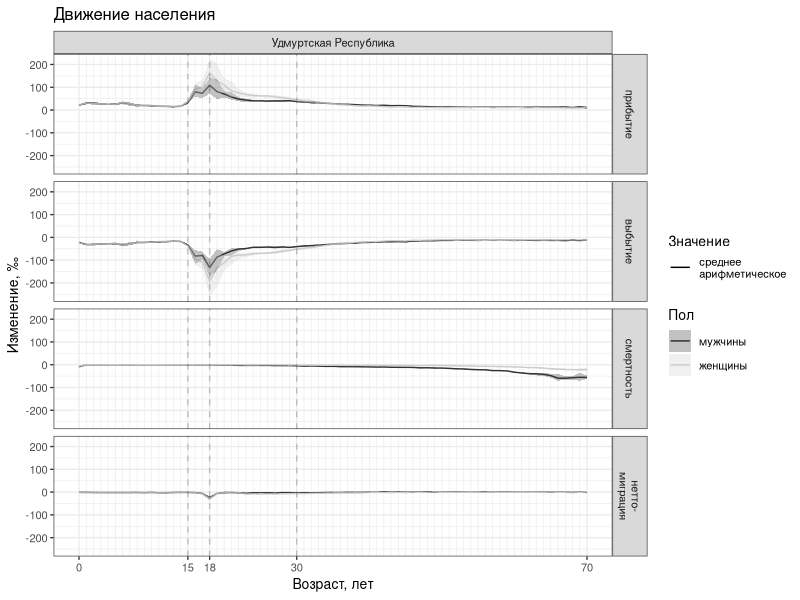
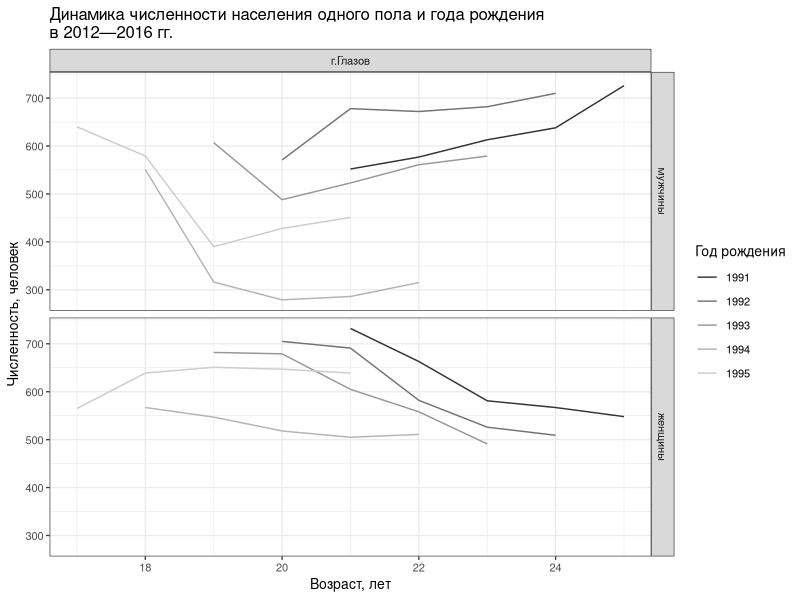
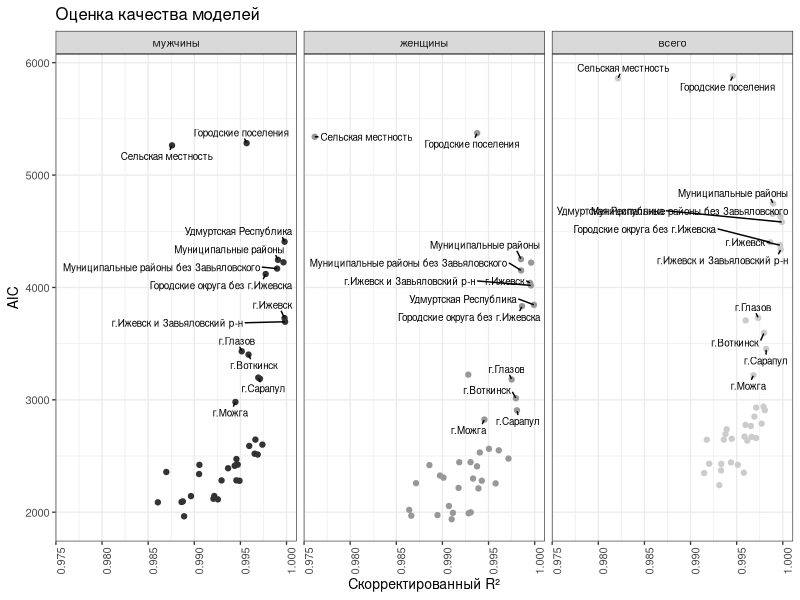
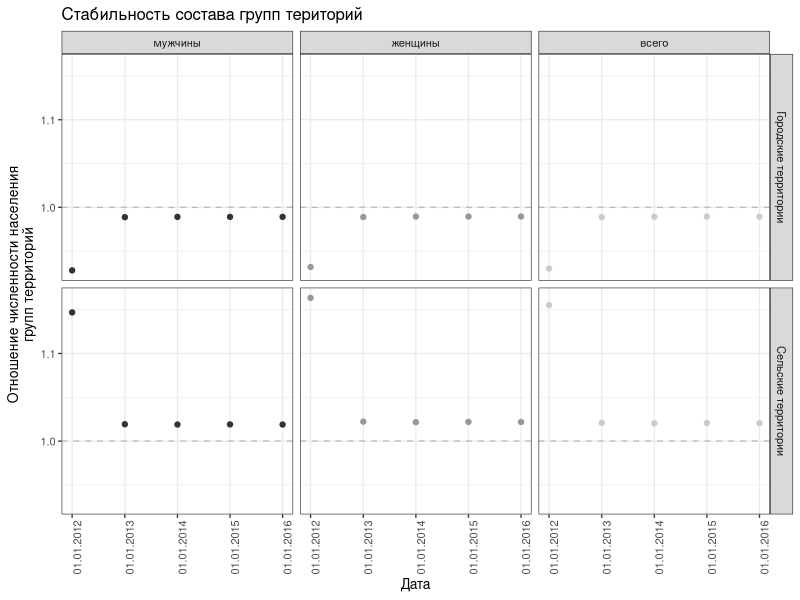
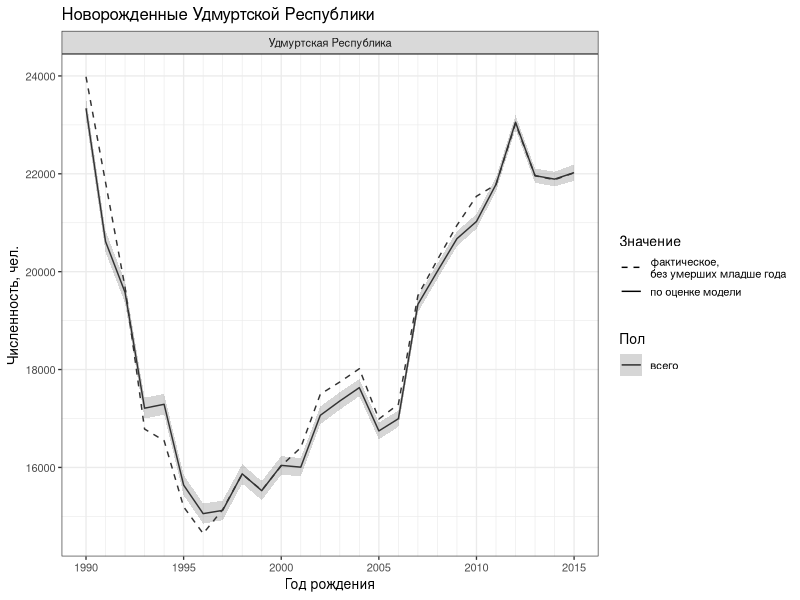
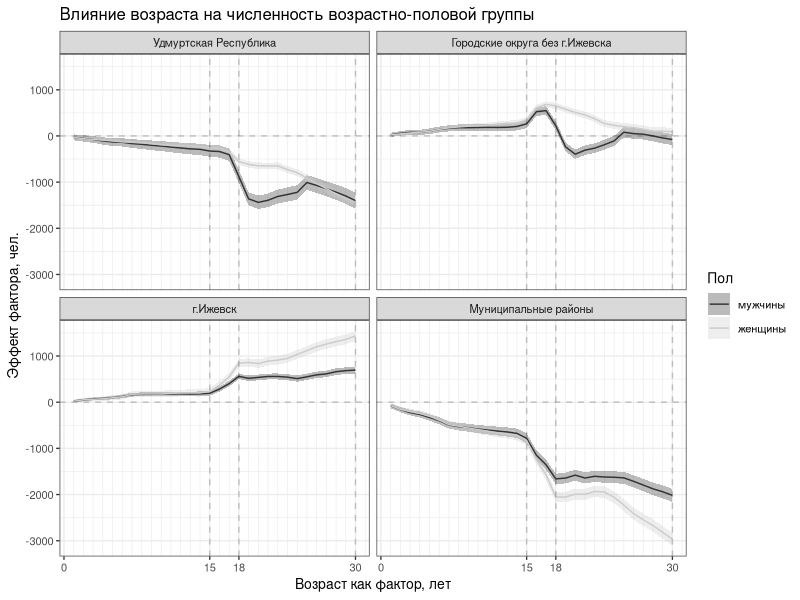
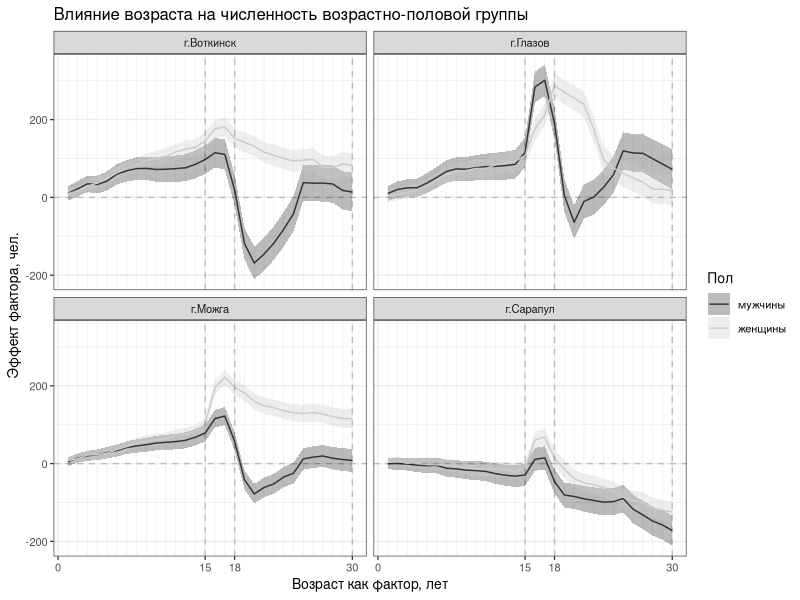
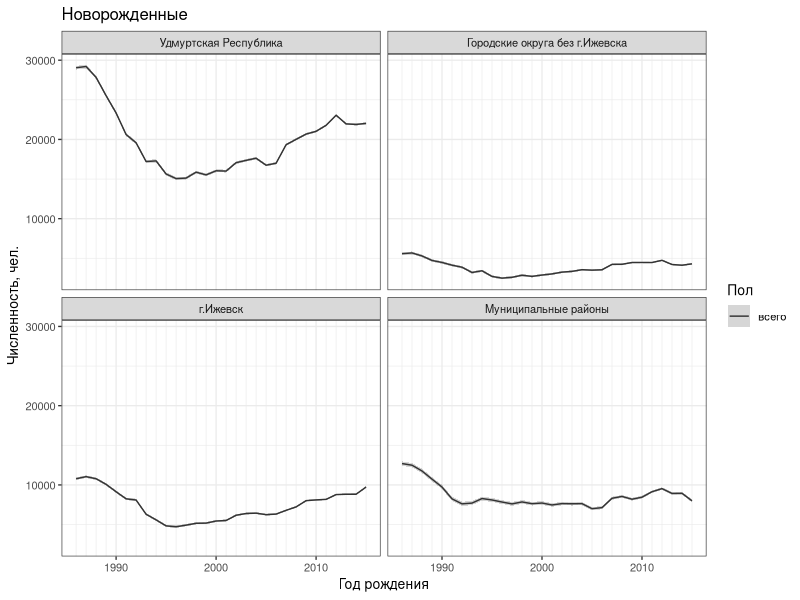

The R source for these figures, in order:

# setup_project -----------------------------------------------------------

library(tidyverse)
library(ggrepel)

theme_set(theme_bw(base_size = 10))

# read_data ---------------------------------------------------------------

DB_population <- read_csv("data/DB_population.csv")
DB_events <- read_csv("data/DB_events.csv")

inf_area <- data_frame(
  levels = c(
    "Всего по республике", "Городские поселения", "Городские округа", 
    "Городские округа без г. Ижевска", "г. Ижевск", "г. Ижевск и Завьяловский р-н", 
    "г. Воткинск", "г. Глазов", "г. Можга", "г. Сарапул", 
    "Сельская местность", "Муниципальные районы", 
    "Муниципальные районы без Завьяловского", 
    "Алнашский", "Балезинский", "Вавожский", 
    "Воткинский", "Глазовский", "Граховский", "Дебесский", 
    "Завьяловский", "Игринский", "Камбарский", 
    "Каракулинский", "Кезский", "Кизнерский", 
    "Киясовский", "Красногорский", "Малопургинский", 
    "Можгинский", "Сарапульский", "Селтинский", 
    "Сюмсинский", "Увинский", "Шарканский", 
    "Юкаменский", "Якшур-Бодьинский", "Ярский"
  ),
  labels = c(
    "Удмуртская Республика", "Городские поселения", "Городские округа", 
    "Городские округа без г.Ижевска", "г.Ижевск", "г.Ижевск и Завьяловский р-н", 
    "г.Воткинск", "г.Глазов", "г.Можга", "г.Сарапул", 
    "Сельская местность", "Муниципальные районы", 
    "Муниципальные районы без Завьяловского", 
    "Алнашский", "Балезинский", "Вавожский", 
    "Воткинский", "Глазовский", "Граховский", "Дебесский", 
    "Завьяловский", "Игринский", "Камбарский", 
    "Каракулинский", "Кезский", "Кизнерский", 
    "Киясовский", "Красногорский", "Малопургинский", 
    "Можгинский", "Сарапульский", "Селтинский", 
    "Сюмсинский", "Увинский", "Шарканский", 
    "Юкаменский", "Якшур-Бодьинский", "Ярский"
  )
)

inf_gender <- data_frame(
  levels = c("male", "female", "both"),
  labels = c("мужчины", "женщины", "всего")
)

# preparation_data --------------------------------------------------------

# - добавлены суммарные данные муниципальных районов;

DB_population <- bind_rows(
  DB_population %>% 
    filter(area %in% c(
      "Алнашский", "Балезинский", "Вавожский", "Воткинский", "Глазовский",
      "Граховский", "Дебесский", "Завьяловский", "Игринский", "Камбарский",
      "Каракулинский", "Кезский", "Кизнерский", "Киясовский", "Красногорский",
      "Малопургинский", "Можгинский", "Сарапульский", "Селтинский",
      "Сюмсинский", "Увинский", "Шарканский", "Юкаменский",
      "Якшур-Бодьинский", "Ярский"
    )) %>% 
    group_by(n_year, age, gender) %>% 
    summarise(area = "Муниципальные районы", value = sum(value)) %>% 
    ungroup(),
  DB_population
)

# - добавлены суммарные данные городских округов;

DB_population <- bind_rows(
  DB_population %>% 
    filter(area %in% c(
      "г. Ижевск", "г. Воткинск", "г. Глазов", "г. Можга", "г. Сарапул"
    )) %>% 
    group_by(n_year, age, gender) %>% 
    summarise(area = "Городские округа", value = sum(value)) %>% 
    ungroup(),
  DB_population
)

# - добавлены суммарные данные городских округов без г. Ижевска;

DB_population <- bind_rows(
  DB_population %>% 
    filter(area %in% c(
      "г. Воткинск", "г. Глазов", "г. Можга", "г. Сарапул"
    )) %>% 
    group_by(n_year, age, gender) %>% 
    summarise(area = "Городские округа без г. Ижевска", value = sum(value)) %>% 
    ungroup(),
  DB_population
)

# - добавлены данные агломерации г. Ижевска и Завьяловского муниципального района;

DB_population <- bind_rows(
  DB_population %>% 
    filter(area %in% c(
      "г. Ижевск", "Завьяловский"
    )) %>% 
    group_by(n_year, age, gender) %>% 
    summarise(area = "г. Ижевск и Завьяловский р-н", value = sum(value)) %>% 
    ungroup(),
  DB_population
)

# - добавлены данные муниципальных районов без Завьяловского;

DB_population <- bind_rows(
  DB_population %>% 
    filter(area %in% c(
      "Алнашский", "Балезинский", "Вавожский", "Воткинский", "Глазовский",
      "Граховский", "Дебесский", "Игринский", "Камбарский",
      "Каракулинский", "Кезский", "Кизнерский", "Киясовский", "Красногорский",
      "Малопургинский", "Можгинский", "Сарапульский", "Селтинский",
      "Сюмсинский", "Увинский", "Шарканский", "Юкаменский",
      "Якшур-Бодьинский", "Ярский"
    )) %>% 
    group_by(n_year, age, gender) %>% 
    summarise(area = "Муниципальные районы без Завьяловского", value = sum(value)) %>% 
    ungroup(),
  DB_population
)

# - добавлены суммарные данные обоих полов;

DB_population <- 
  DB_population %>% 
  spread(gender, value) %>% 
  mutate(both = male + female) %>% 
  gather(gender, value, both, male, female)

DB_population <- DB_population %>% 
  mutate(
    area = factor(
      area,
      levels = inf_area$levels,
      labels = inf_area$labels
    ),
    gender = factor(
      gender,
      levels = inf_gender$levels,
      labels = inf_gender$labels
    )
  )

DB_events <- 
  DB_events %>% 
  mutate(
    area = factor(
      area,
      levels = inf_area$levels,
      labels = inf_area$labels
    ),
    gender = factor(
      gender,
      levels = inf_gender$levels,
      labels = inf_gender$labels
    )
  )

AA_population <- 
  inner_join(
    DB_population,
    DB_population %>% 
      mutate(n_year = n_year - 1, age = age - 1),
    by = c("area", "age", "gender", "n_year")
  ) %>% 
  mutate(value = (value.x + value.y) / 2) %>% 
  select(- value.x, - value.y) %>% 
  rename(year = n_year)

# illustration_age --------------------------------------------------------

population_events <- DB_events %>% 
  filter(event != "born", !is.na(area)) %>% 
  spread(event, value) %>% 
  mutate(net = arrive - depart, died = - died, depart = - depart) %>% 
  gather(event, value, - year, - age, - area, - gender, na.rm = TRUE) %>% 
  inner_join(
    AA_population,
    by = c("age", "area", "gender", "year")
  ) %>% 
  mutate(value = 1000 * value.x / value.y) %>% 
  group_by(age, area, gender, event) %>% 
  summarise(mean = mean(value), lwr = min(value), upr = max(value))

population_events %>% 
  filter(area == "Удмуртская Республика", age <= 70, gender != "всего") %>% 
  ggplot(aes(x = age)) +
  geom_line(aes(y = mean, color = gender, linetype = "mean")) +
  geom_ribbon(aes(ymin = lwr, ymax = upr, fill = gender), alpha = 0.3) +
  geom_vline(xintercept = c(15, 18, 30), linetype = 2, alpha = 0.2) +
  scale_x_continuous(breaks = c(0, 15, 18, 30, 70), minor_breaks = 1:70) +
  facet_grid(event ~ area, labeller = as_labeller(c(
    'Удмуртская Республика' = "Удмуртская Республика",
    'died' = "смертность",
    'arrive' = "прибытие",
    'depart' = "выбытие",
    'net' = "нетто-\nмиграция"
  ))) +
  labs(
    title = "Движение населения",
    x = "Возраст, лет",
    y = "Изменение, ‰"
  ) +
  scale_linetype_manual(
    name = "Значение",
    values = "solid",
    breaks = "mean",
    labels = "среднее\nарифметическое"
  ) +
  scale_color_grey(name = "Пол") +
  scale_fill_grey(name = "Пол")

# illustration_cohort -----------------------------------------------------

DB_population %>% 
  filter(
    age >= 10, age <= 30,
    gender %in% c("мужчины", "женщины"),
    area == "г.Глазов"
  ) %>% 
  mutate(
    # age_2016 = as.character(2016 - n_year + age + 1)
    b_year = as.character(n_year - age)
  ) %>% 
  filter(as.integer(b_year) >= 1991, as.integer(b_year) <= 1995) %>% 
  ggplot(aes(x = age, y = value, color = b_year)) +
  geom_line() +
  scale_x_continuous(minor_breaks = 0:60) +
  scale_color_grey() +
  facet_grid(gender ~ area) +
  labs(
    title = "Динамика численности населения одного пола и года рождения\nв 2012—2016 гг.",
    x = "Возраст, лет",
    y = "Численность, человек",
    color = "Год рождения"
  )

# selection_data ----------------------------------------------------------

# - исключены из обработки:
#   + сведения об отдельных частях муниципальных образований;
#   + сведения о возрастах, превышающих 80 лет;

DB_population <- DB_population %>% 
  filter(
    ! area %in% c(
      "г. Камбарка", "Индустриальный", "Ленинский",
      "Октябрьский", "Первомайский", "Устиновский"
    ),
    ! is.na(area),
    age <= 80
  )

# - реальные поколения (люди одного года рождения)
# ассоциированы с переменной, хранящей их возраст в 2016 году;
# - тип сведений о возрасте на год измерения и возрасте в 2016 году
# изменен на категориальный;

DB_population <- DB_population %>% 
  mutate(
    age_2016 = as.character(2016 - n_year + age + 1),
    age = as.character(age)
  )

# - данные сгруппированы по месту жительства и полу.

population_nested <- DB_population %>% 
  group_by(area, gender) %>%
  nest()

# fit_models --------------------------------------------------------------

population_function <- function(df) {
  lm(value ~ age + age_2016, data = df)
}

population_models <- population_nested %>%
  mutate(
    model = data %>% map(population_function),
    glance = model %>% map(broom::glance),
    tidy = model %>% map(broom::tidy, conf.int = TRUE, conf.level = 0.95),
    augment = model %>% map(broom::augment)
  )

# evaluation_model --------------------------------------------------------

population_fq <- population_models %>% 
  unnest(glance) %>% 
  select(area, gender, adj.r.squared, statistic, p.value, AIC) %>% 
  arrange(area)

population_fq %>% 
  mutate(label = ifelse(
    area %in% c(
      "Удмуртская Республика", "Городские поселения", 
      "Городские округа без г.Ижевска", "г.Ижевск", "г.Ижевск и Завьяловский р-н", 
      "г.Воткинск", "г.Глазов", "г.Можга", "г.Сарапул", 
      "Сельская местность", "Муниципальные районы", 
      "Муниципальные районы без Завьяловского"
    ),
    as.character(area),
    NA
  )) %>% 
  ggplot(aes(x = adj.r.squared, y = AIC, label = label)) +
  geom_point(aes(color = gender)) +
  geom_text_repel(
    segment.color = "black", size = 2.5, max.iter = 200000,
    min.segment.length = unit(0.01, "lines"), na.rm = TRUE
  ) +
  theme(axis.text.x = element_text(angle = 90, hjust = 1)) +
  scale_color_grey(name = "Пол") +
  facet_wrap(~ gender, dir = "h") +
  guides(color = "none") +
  labs(
    title = "Оценка качества моделей",
    x = "Скорректированный R²",
    y = "AIC"
  )

# filtration_area ---------------------------------------------------------

DB_population %>% 
  filter(
    area %in% c(
      "Муниципальные районы", "Сельская местность",
      "Городские округа", "Городские поселения"
    )
  ) %>% 
  group_by(n_year, gender, area) %>% 
  summarise(value = sum(value)) %>% 
  spread(area, value) %>% 
  transmute(
    rurar = `Муниципальные районы` / `Сельская местность`,
    urban = `Городские округа` / `Городские поселения`
  ) %>% 
  gather(area, value, urban, rurar) %>% 
  ungroup() %>% 
  mutate(
    date = as.Date(paste0(n_year, "-01-01")),
    area = factor(
      area,
      levels = c("urban", "rurar"),
      labels = c("Городские территории", "Сельские территории")
    )
  ) %>% 
  ggplot(aes(x = date, y = value, color = gender)) +
  geom_hline(yintercept = c(1), linetype = 2, alpha = 0.2) +
  geom_point() +
  theme(axis.text.x = element_text(angle = 90, hjust = 1)) +
  scale_x_date(date_labels = "%d.%m.%Y", minor_breaks = NULL) +
  scale_color_grey(name = "Пол") +
  facet_grid(area ~ gender) +
  guides(color = "none") +
  labs(
    title = "Стабильность состава групп територий",
    x = "Дата",
    y = "Отношение численности населения\nгрупп территорий"
  )

# illustration_newborn ----------------------------------------------------

newborn_model <- population_models %>%
  filter(gender == "всего", area == "Удмуртская Республика") %>%
  .$model

newborn_data <- DB_events %>% 
  filter(gender == "всего", area == "Удмуртская Республика", age == 0) %>% 
  spread(event, value) %>% 
  mutate(
    live = born - died,
    age_2016 = as.character(2016 - year),
    age = as.character(age)
  ) %>% 
  select(- arrive, - depart, -born)

newborn_fitted <- cbind(
  newborn_data,
  predict(
    newborn_model[[1]],
    newborn_data[, c("age", "age_2016")],
    interval = "prediction", level = 0.95
  )
) %>% 
  gather(variable, value, live, fit)

ggplot(newborn_fitted, aes(x = year)) +
  geom_ribbon(aes(ymin = lwr, ymax = upr, fill = gender), alpha = .2) +
  geom_line(aes(y = value, linetype = variable, color = gender)) +
  scale_x_continuous(minor_breaks = 1990:2015) +
  scale_color_grey(
    name = "Пол"
    # breaks = c("both", "male", "female"),
    # labels=c("оба", "муж", "жен")
  ) +
  scale_fill_grey(
    name = "Пол"
    # breaks = c("both", "male", "female"),
    # labels=c("оба", "муж", "жен")
  ) +
  scale_linetype_manual(
    name = "Значение",
    values = c("dashed", "solid"),
    breaks = c("live", "fit"),
    labels=c("фактическое,\nбез умерших младше года", "по оценке модели")
  ) +
  facet_wrap( ~ area) +
  labs(
    title = "Новорожденные Удмуртской Республики",
    x = "Год рождения",
    y = "Численность, чел."
  )

# age_analize -------------------------------------------------------------

population_estimate <- 
  population_models %>%
  unnest(tidy) %>%
  select(area, gender, term, conf.low, conf.high, estimate)

population_age <- 
  population_estimate %>%
  filter(grepl("age[0-9]", term)) %>%
  mutate(
    age = str_replace(term, "age", "") %>% as.numeric()
  )

plot_age <- function(area4plot) {
  population_age %>%
    filter(
      age >= 0, age <= 30,
      area %in% area4plot,
      gender %in% c("мужчины", "женщины")
    ) %>%
    ggplot(aes(x = age)) +
    geom_ribbon(aes(ymin = conf.low, ymax = conf.high, fill = gender), alpha = 1/3) +
    geom_line(aes(y = estimate, color = gender)) +
    geom_vline(xintercept = c(15, 18, 30), linetype = 2, alpha = 0.2) +
    geom_hline(yintercept = 0, linetype = 2, alpha = 0.2) +
    scale_x_continuous(breaks = c(0, 15, 18, 30, 40), minor_breaks = 0:40) +
    facet_wrap(~ area, ncol = 2) +
    labs(
      title = "Влияние возраста на численность возрастно-половой группы",
      x = "Возраст как фактор, лет",
      y = "Эффект фактора, чел."
    ) +
    scale_color_grey(
      name = "Пол"
    ) +
    scale_fill_grey(
      name = "Пол"
    )
}

plot_age(area = c(
  "Удмуртская Республика", "г.Ижевск", "Городские округа без г.Ижевска", "Муниципальные районы"
))

plot_age(area = c(
  "г.Воткинск", "г.Глазов", "г.Можга", "г.Сарапул"
))

# mean_population ---------------------------------------------------------

DB_population %>% 
  filter(
    area %in% c(
      "Муниципальные районы", "Сельская местность",
      "Городские округа", "Городские поселения"
    ),
    gender == "всего"
  ) %>% 
  group_by(n_year, area) %>% 
  summarise(value = sum(value)) %>% 
  spread(n_year, value)

# newborn_2016 ------------------------------------------------------------

population_estimate %>% 
  filter(
    str_detect(term, "Intercept"),
    area %in% c(
      "Удмуртская Республика", "г.Ижевск", "Городские округа без г.Ижевска",
      "Муниципальные районы", "г.Воткинск", "г.Глазов", "г.Можга", "г.Сарапул"
    ),
    gender != "всего"
  ) %>% 
  select(area, gender, estimate) %>% 
  spread(gender, estimate)


# died_before_30 ----------------------------------------------------------

DB_events %>% 
  filter(
    event == "died",
    age <= 30,
    area %in% c(
      "Удмуртская Республика", "г.Ижевск", "Городские округа без г.Ижевска",
      "Муниципальные районы", "г.Воткинск", "г.Глазов", "г.Можга", "г.Сарапул"
    ),
    gender != "всего"
  ) %>% 
  group_by(area, gender, age) %>% 
  summarise(value = mean(value)) %>% 
  group_by(area, gender) %>% 
  summarise(value = sum(value)) %>% 
  spread(gender, value)

# approximation_newborn ---------------------------------------------------

new_data <- 
  data_frame(
    age = "0",
    age_2016 = as.character(2016 - 1986:2015)
  )

approximation_newborn <- 
  population_models %>% 
  mutate(
    fit = model %>% 
      map(function(xx) {
        
        bind_cols(
          new_data %>% 
            mutate_all(as.numeric),
          predict(
            xx,
            newdata = new_data,
            interval = "prediction", level = 0.95
          ) %>% 
            as_data_frame()
        )
      }
      )
  ) %>% 
  select(-data, -model, -glance, -tidy, -augment) %>% 
  unnest(fit)

plot_newborn <- function(area4plot) {
  approximation_newborn %>% 
    filter(
      gender == "всего",
      area %in% area4plot
    ) %>% 
    mutate(year = 2016 - age_2016 + age) %>% 
    ggplot(aes(x = year)) +
    geom_ribbon(aes(ymin = lwr, ymax = upr, fill = gender), alpha = .2) +
    geom_line(aes(y = fit, color = gender)) +
    scale_x_continuous(minor_breaks = 1986:2015) +
    scale_color_grey(
      name = "Пол"
      # breaks = c("both", "male", "female"),
      # labels=c("оба", "муж", "жен")
    ) +
    scale_fill_grey(
      name = "Пол"
      # breaks = c("both", "male", "female"),
      # labels=c("оба", "муж", "жен")
    ) +
    facet_wrap( ~ area) +
    labs(
      title = "Новорожденные",
      x = "Год рождения",
      y = "Численность, чел."
    )
}

plot_newborn(area = c(
  "Удмуртская Республика", "г.Ижевск", "Городские округа без г.Ижевска", "Муниципальные районы"
))

plot_newborn(area = c(
  "г.Воткинск", "г.Глазов", "г.Можга", "г.Сарапул"
))
